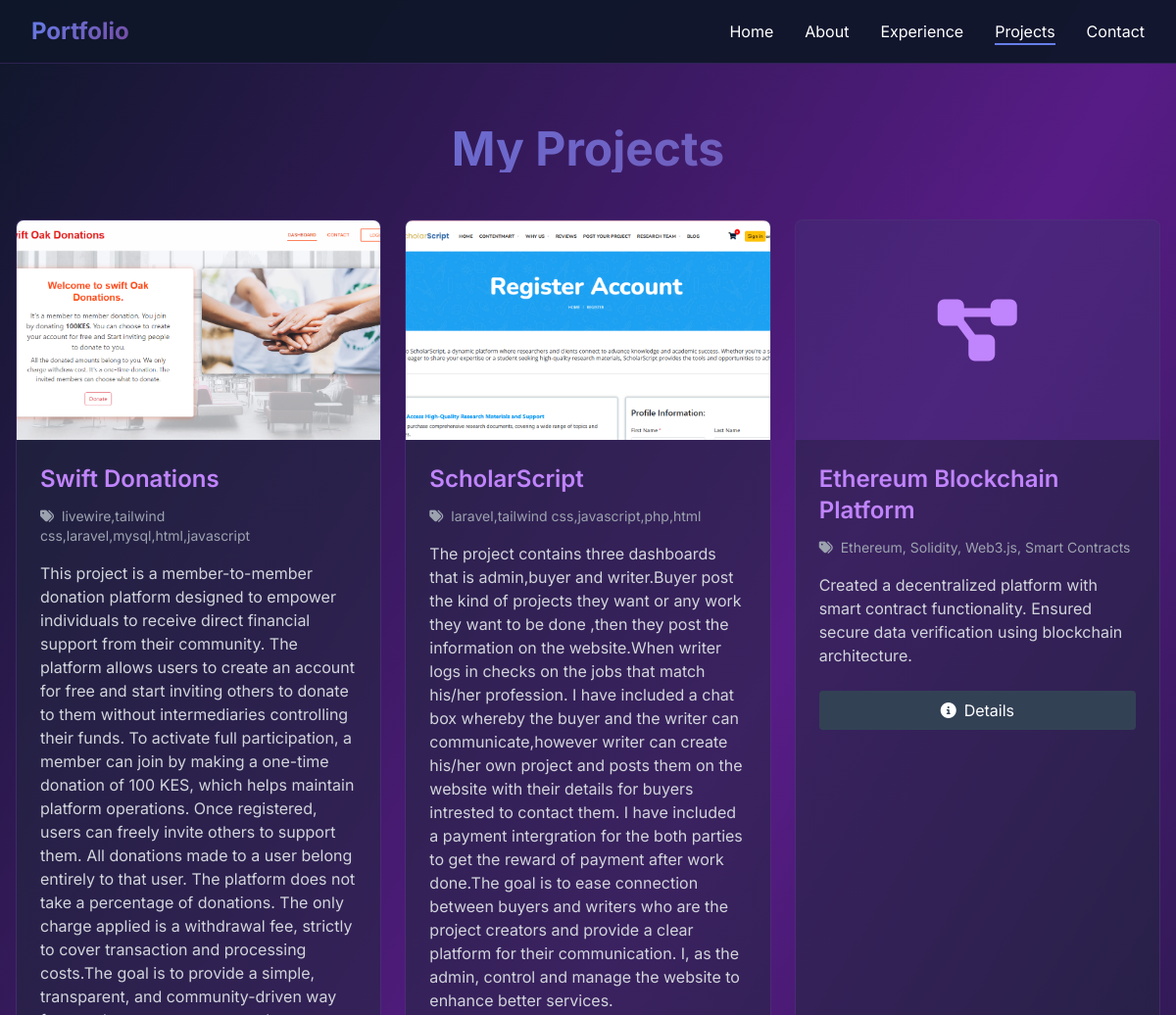
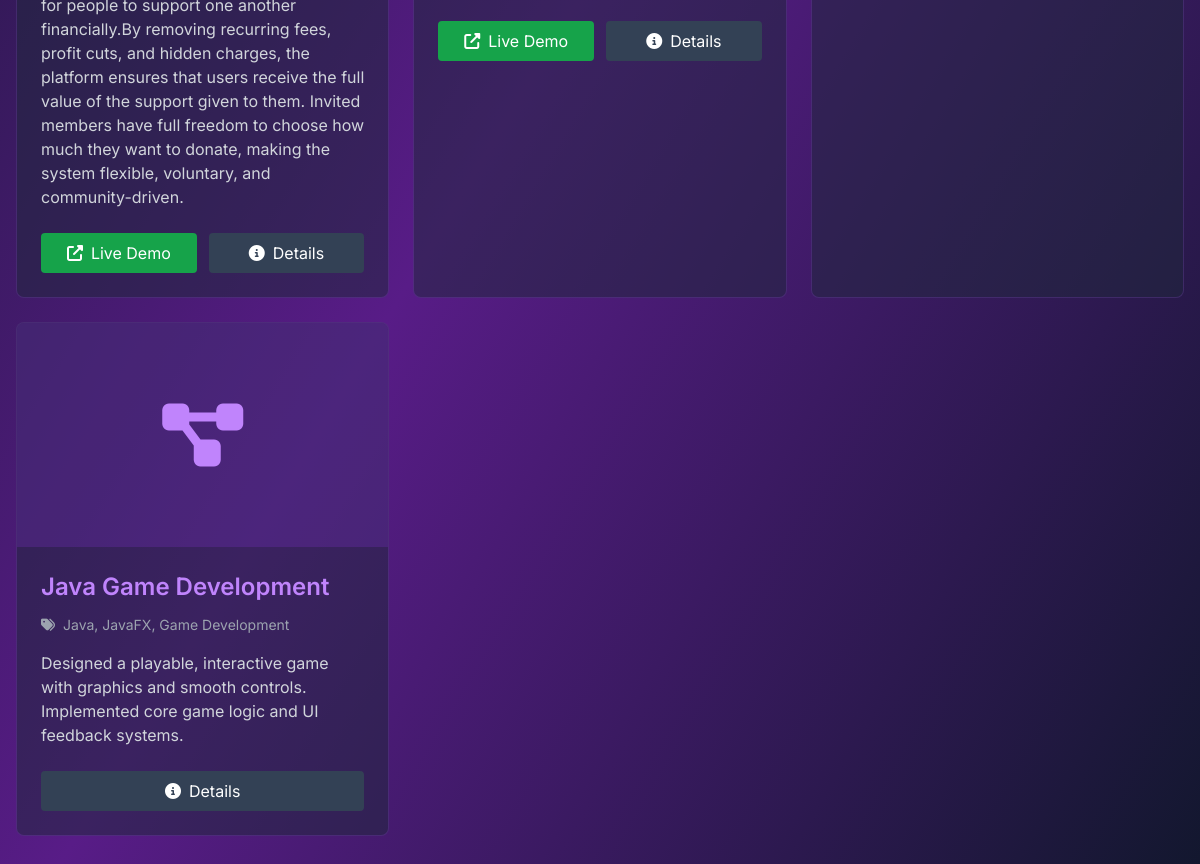
/projects/, run on the app's committed database (2 pictures, top to bottom).
### portfolio/models.py (models this page shows, shortened)
class Project(models.Model):
    title = models.CharField(max_length=200)
    description = models.TextField()
    technologies = models.CharField(max_length=300)
    github_url = models.URLField(blank=True, null=True)
    live_url = models.URLField(blank=True, null=True)
    featured = models.BooleanField(default=False)
    order = models.IntegerField(default=0)
    image = models.ImageField(upload_to='projects/', blank=True, null=True)
    created_at = models.DateTimeField(auto_now_add=True)
    class Meta:
        ordering = ['order', '-created_at']
        verbose_name = 'Project'
        verbose_name_plural = 'Projects'

### portfolio/views.py (the view)
# urls.py: path('projects/', views.projects_list, name='projects'),
def projects_list(request):
    projects = Project.objects.all()
    if request.GET.get('featured') == 'true':
        projects = projects.filter(featured=True)
    paginator = Paginator(projects, 9)
    page_number = request.GET.get('page')
    page_obj = paginator.get_page(page_number)
    context = {
        'page_obj': page_obj,
        'projects': page_obj.object_list,
    }
    return render(request, 'portfolio/projects.html', context)

### portfolio/templates/portfolio/projects.html (shortened to what this page needs)
{% extends 'portfolio/base.html' %}
{% block content %}
<section class="pt-32 pb-20 px-4">
    <div class="max-w-7xl mx-auto">
        <h1 class="text-5xl font-bold mb-12 text-center gradient-text">My Projects</h1>
        <div class="grid md:grid-cols-2 lg:grid-cols-3 gap-6 mb-12">
            {% for project in projects %}
            <div class="bg-slate-800/50 rounded-lg border border-purple-500/20 overflow-hidden card-hover">
                {% if project.image %}
                <img src="{{ project.image.url }}" alt="{{ project.title }}" class="w-full h-56 object-cover">
                {% else %}
                <div class="w-full h-56 bg-purple-600/20 flex items-center justify-center">
                    <i class="fas fa-project-diagram text-7xl text-purple-400"></i>
                </div>
                {% endif %}
                <div class="p-6">
                    <h3 class="text-2xl font-semibold mb-3 text-purple-400">{{ project.title }}</h3>
                    <p class="text-sm text-gray-400 mb-4">
                        <i class="fas fa-tags mr-2"></i>{{ project.technologies }}
                    </p>
                    <p class="text-gray-300 mb-6">{{ project.description }}</p>
                    <div class="flex gap-3">
                        {% if project.live_url %}
                        <a href="{{ project.live_url }}" target="_blank" class="flex-1 bg-green-600 hover:bg-green-700 px-4 py-2 rounded text-center transition-colors">
                            <i class="fas fa-external-link-alt mr-2"></i>Live Demo
                        </a>
                        {% endif %}
                        <a href="{% url 'portfolio:project_detail' project.pk %}" class="flex-1 bg-slate-700 hover:bg-slate-600 px-4 py-2 rounded text-center transition-colors">
                            <i class="fas fa-info-circle mr-2"></i>Details
                        </a>
                    </div>
                </div>
            </div>
            {% endfor %}
        </div>
    </div>
</section>
{% endblock %}

### portfolio/templates/portfolio/base.html (style rules this page uses)
body { font-family: 'Inter', sans-serif; }
html { scroll-behavior: smooth; }
.gradient-text { background: linear-gradient(135deg, #667eea 0%, #764ba2 100%); -webkit-background-clip: text; -webkit-text-fill-color: transparent; background-clip: text; }
.card-hover { transition: all 0.3s ease; }

### data on the page
Project: image (picture), title "Swift Donations", technologies "livewire,tailwind css,laravel,mysql,html,javascript", description "This project is a member-to-member donation platform designed to empower individuals to receive direct financial support from their community. The platform allows users to create an account for free and start inviting others to donate to them without intermediaries controlling their funds. To activate full participation, a member can join by making a one-time donation of 100 KES, which helps maintain platform operations. Once registered, users can freely invite others to support them. All donations made to a user belong entirely to that user. The platform does not take a percentage of donations. The only charge applied is a withdrawal fee, strictly to cover transaction and processing…"
Project: image (picture), title "ScholarScript", technologies "laravel,tailwind css,javascript,php,html", description "The project contains three dashboards that is admin,buyer and writer.Buyer post the kind of projects they want or any work they want to be done ,then they post the information on the website.When writer logs in checks on the jobs that match his/her profession. I have included a chat box whereby the buyer and the writer can communicate,however writer can create his/her own project and posts them on the website with their details for buyers intrested to contact them. I have included a payment intergration for the both parties to get the reward of payment after work done.The goal is to ease connection between buyers and writers who are the project creators and provide a clear platform for…"
Project: title "Ethereum Blockchain Platform", technologies "Ethereum, Solidity, Web3.js, Smart Contracts", description "Created a decentralized platform with smart contract functionality. Ensured secure data verification using blockchain architecture."
Project: title "Java Game Development", technologies "Java, JavaFX, Game Development", description "Designed a playable, interactive game with graphics and smooth controls. Implemented core game logic and UI feedback systems."

### other printed values
{{ site_profile.name|truncatewords:2|default:"Portfolio" }} "Portfolio"
